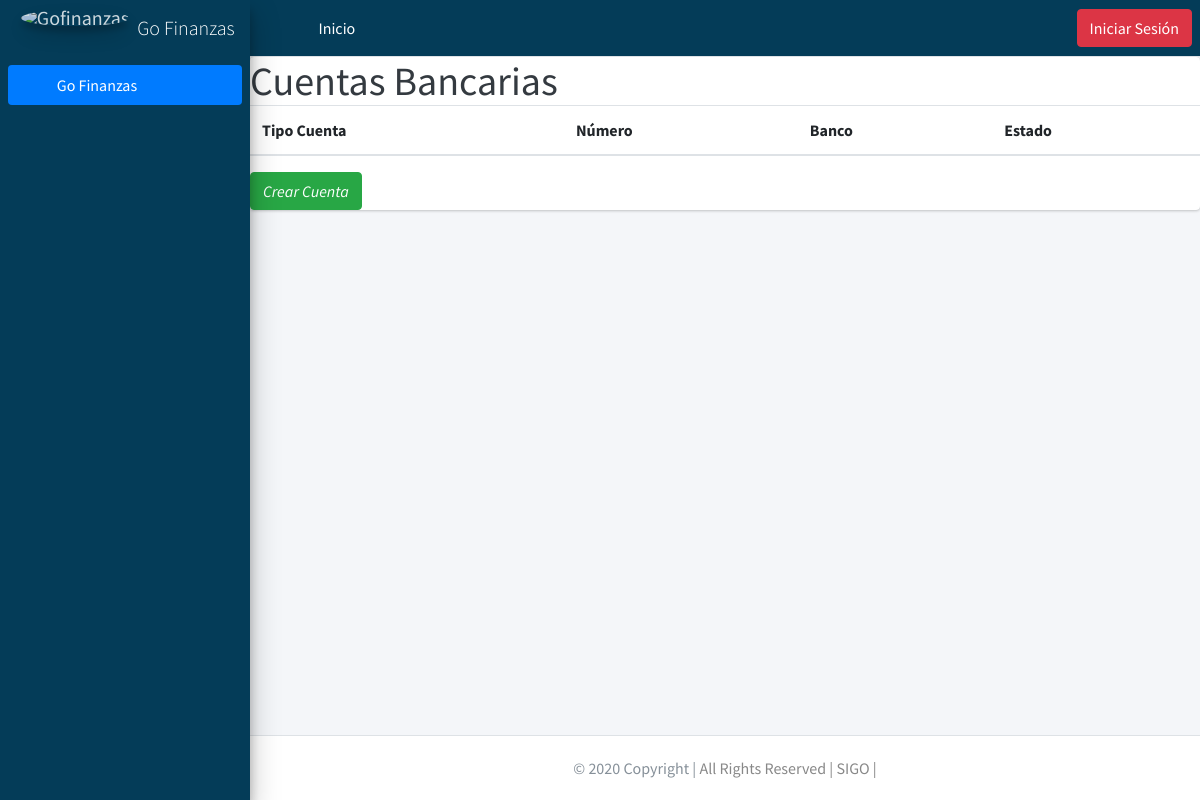
The page /listarcuenta/1/ on the database as committed earlier.
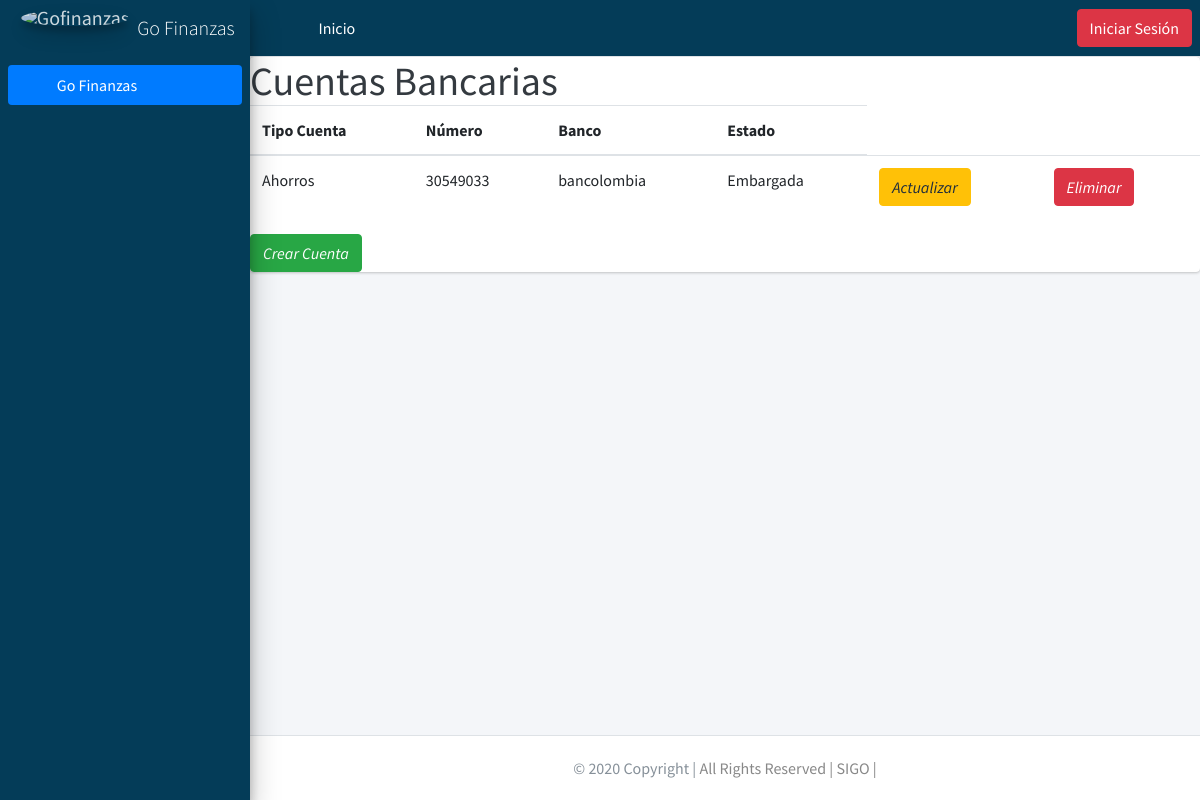
The same page on the database as committed later.
### gestionfinanciera/models.py (models this page shows, shortened)
class Bank_Accounts(models.Model):
    Account_Type = models.CharField(max_length=20, null=False,blank=True)
    Number = models.DecimalField(max_digits=20, decimal_places=0,blank=True, null=True)
    Bank = models.CharField(max_length=20, null=True,blank=True)
    State = models.CharField(max_length=20, null=True,blank=True)
    Fk_Client = models.ForeignKey(Client, null=True, on_delete = models.CASCADE,blank=True)

### gestionfinanciera/views.py (the view)
# urls.py: path('listarcuenta/<int:pk>/', views.BankAccountsView.as_view(), name= 'listarcuenta'),# ruta pra mostrar las derechos de peticion registrados de cada cliente
class BankAccountsView(ListView):
    model = Bank_Accounts
    template_name = 'gestionfinanciera/bank_management/bank_accounts_list.html'
    context_object_name = 'cuenta'
    def get_context_data(self,**kwargs):
        context = super(BankAccountsView,self).get_context_data(**kwargs)
        context['cuenta'] = Bank_Accounts.objects.filter(Fk_Client=self.kwargs['pk'])
        context['clientId'] = self.kwargs['pk']
        return context

### Templates/gestionfinanciera/bank_management/bank_accounts_list.html
{% extends 'base/base.html' %}
{% block content %}
          <div class="card blue darken-1">
            <h1 class="m-0 text-dark">Cuentas Bancarias</h1>
            <table class="table">
              <div class="card-content white-text">
                <thead>
                  <tr>
                    <th>Tipo Cuenta</th>
                    <th>Número</th>
                    <th>Banco</th>
                    <th>Estado</th>
                  </tr>
                </thead>
                <tbody>
                  {% for data in cuenta %}
                  <tr>
                    <td>{{ data.Account_Type }}</td>
                    <td>{{ data.Number }}</td>
                    <td>{{ data.Bank }}</td>
                    <td>{{ data.State }}</td>
                    <td>
                        <a href="{% url 'editarcuenta' data.id %}" class="btn btn-warning">
                          <i class="material-icons">Actualizar</i>
                        </a>
                    </td>
                    <td>
                      <a href="{% url 'eliminarcuenta' data.id %}" class="btn btn-danger">
                        <i class="material-icons">Eliminar</i>
                      </a>
                  </td>
                  </tr>
                  {% endfor %}
                </tbody>
                </div>
              </table>
              <div class="fixed-action-btn">
                <a href="{% url 'crearcuenta' clientId %}" class="btn btn-success">
                  <i class="large material-icons">Crear Cuenta</i>
                </a>
              </div>
            </div>
{% endblock %}

Rows that differ between the two databases and show on the page:
added Bank_Accounts: Account_Type "Ahorros", Number "30549033", Bank "bancolombia", State "Embargada"
